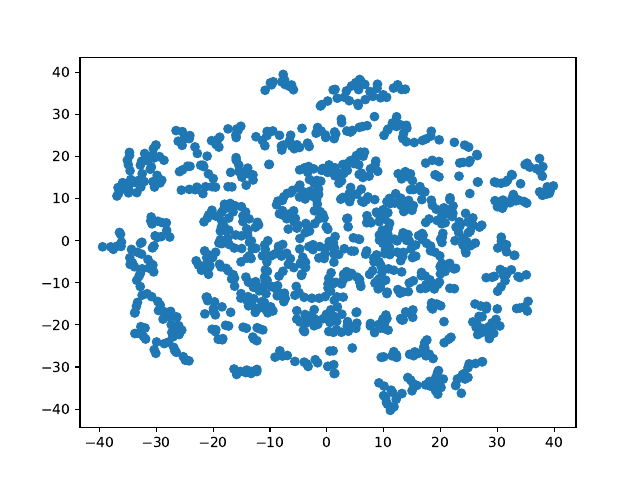

Reproduce this figure in Python.

import matplotlib as mpl
mpl.use('Agg')
import matplotlib.pyplot as plt

import pickle
from sklearn.manifold import TSNE

x = pickle.load(open("data.pkl", "rb"))

tsne = TSNE()
tsne_results = tsne.fit_transform(x)

plt.scatter(tsne_results[:, 0], tsne_results[:, 1])
plt.savefig("tsne.pdf")
plt.close()
